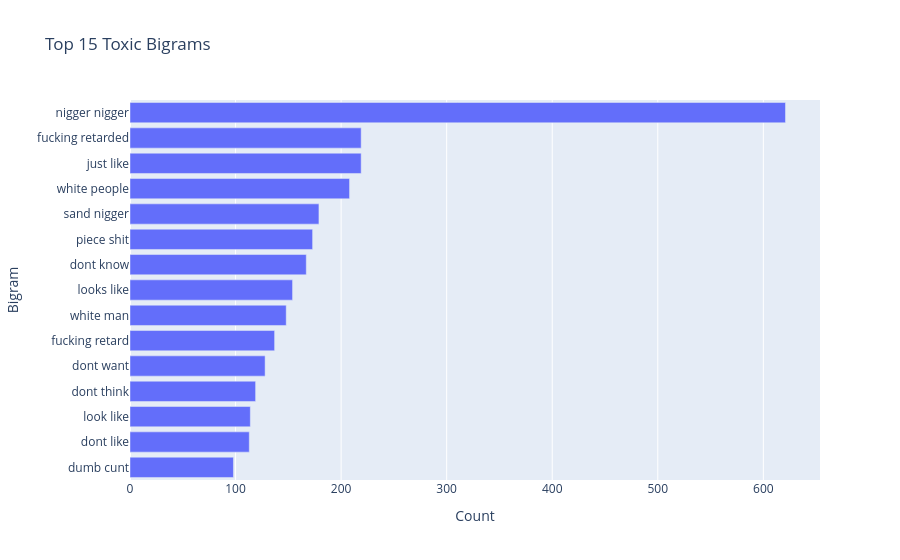
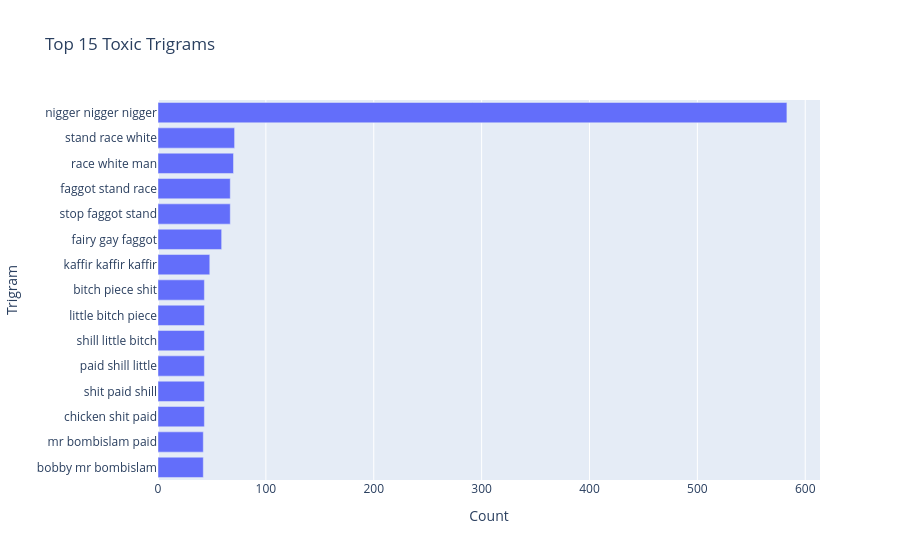

Here is the notebook cell these charts were saved with, in order:
### Markdown cell above
## 4. Lexical and N-Gram Analysis

### Code cell
import string
from sklearn.feature_extraction.text import ENGLISH_STOP_WORDS

toxic_texts = classifier_df[classifier_df['label'] == 1]['text'].dropna().tolist()

def get_ngrams(text_list, n):
    ngrams = []
    for text in text_list:
        words = str(text).translate(str.maketrans('', '', string.punctuation)).split()
        words = [w for w in words if w.strip() and w.lower() not in ENGLISH_STOP_WORDS]
        for i in range(len(words)-n+1):
            ngrams.append(" ".join(words[i:i+n]))
    return Counter(ngrams)

bigrams = get_ngrams(toxic_texts, 2)
trigrams = get_ngrams(toxic_texts, 3)

top_bigrams_df = pd.DataFrame(bigrams.most_common(15), columns=['Bigram', 'Count'])
fig4 = px.bar(top_bigrams_df, x='Count', y='Bigram', orientation='h', title='Top 15 Toxic Bigrams')
fig4.update_layout(yaxis={'categoryorder':'total ascending'})
fig4.show()

top_trigrams_df = pd.DataFrame(trigrams.most_common(15), columns=['Trigram', 'Count'])
fig5 = px.bar(top_trigrams_df, x='Count', y='Trigram', orientation='h', title='Top 15 Toxic Trigrams')
fig5.update_layout(yaxis={'categoryorder':'total ascending'})
fig5.show()

### Figure 1 — Plotly figure (JSON) as saved in the notebook; plotly's stock layout.template omitted (floating-point values rounded to 4 significant figures)
{"data": [{"hovertemplate": "Count=%{x}<br>Bigram=%{y}<extra></extra>", "legendgroup": "", "marker": {"color": "#636efa", "pattern": {"shape": ""}}, "name": "", "orientation": "h", "showlegend": false, "textposition": "auto", "type": "bar", "x": [621, 219, 219, 208, 179, 173, 167, 154, 148, 137, 128, 119, 114, 113, 98], "xaxis": "x", "y": ["nigger nigger", "just like", "fucking retarded", "white people", "sand nigger", "piece shit", "dont know", "looks like", "white man", "fucking retard", "dont want", "dont think", "look like", "dont like", "dumb cunt"], "yaxis": "y"}], "layout": {"barmode": "relative", "legend": {"tracegroupgap": 0}, "title": {"text": "Top 15 Toxic Bigrams"}, "xaxis": {"anchor": "y", "domain": [0, 1], "title": {"text": "Count"}}, "yaxis": {"anchor": "x", "categoryorder": "total ascending", "domain": [0, 1], "title": {"text": "Bigram"}}}}

### Figure 2 — Plotly figure (JSON) as saved in the notebook; plotly's stock layout.template omitted (floating-point values rounded to 4 significant figures)
{"data": [{"hovertemplate": "Count=%{x}<br>Trigram=%{y}<extra></extra>", "legendgroup": "", "marker": {"color": "#636efa", "pattern": {"shape": ""}}, "name": "", "orientation": "h", "showlegend": false, "textposition": "auto", "type": "bar", "x": [583, 71, 70, 67, 67, 59, 48, 43, 43, 43, 43, 43, 43, 42, 42], "xaxis": "x", "y": ["nigger nigger nigger", "stand race white", "race white man", "stop faggot stand", "faggot stand race", "fairy gay faggot", "kaffir kaffir kaffir", "chicken shit paid", "shit paid shill", "paid shill little", "shill little bitch", "little bitch piece", "bitch piece shit", "bobby mr bombislam", "mr bombislam paid"], "yaxis": "y"}], "layout": {"barmode": "relative", "legend": {"tracegroupgap": 0}, "title": {"text": "Top 15 Toxic Trigrams"}, "xaxis": {"anchor": "y", "domain": [0, 1], "title": {"text": "Count"}}, "yaxis": {"anchor": "x", "categoryorder": "total ascending", "domain": [0, 1], "title": {"text": "Trigram"}}}}
